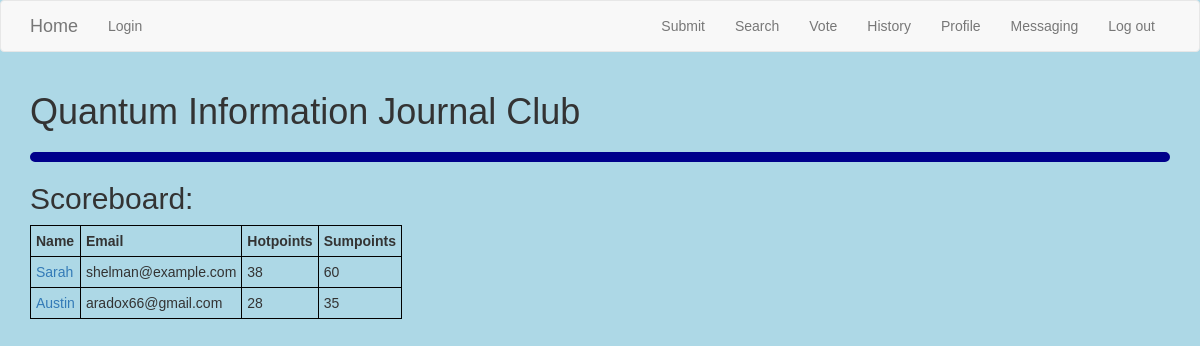
The page /index on the database as committed earlier.
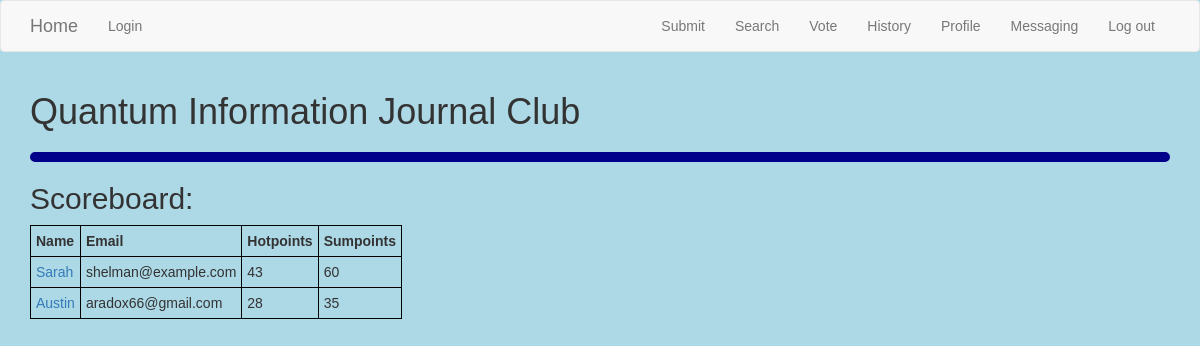
The same page on the database as committed later.
### app/models.py (models this page shows, shortened)
class User(UserMixin, db.Model):
    id = db.Column(db.Integer, primary_key=True)
    username = db.Column(db.String(64), index=True, unique=True)
    firstname = db.Column(db.String(64))
    lastname = db.Column(db.String(64))
    email = db.Column(db.String(120), index=True, unique=True)
    password_hash = db.Column(db.String(128))
    admin = db.Column(db.Boolean, default=False)
    password_hold = db.Column(db.String(128))
    retired = db.Column(db.Boolean, default=False)
    hp = db.Column(db.Integer, default=0)
    def sumpoints(self):
        sp = 0
        sp += 5 * len(self.subs)
        sp += 10 * len(self.vols)
        return sp
    def hotpoints(self):
        hp = 0
        def calc(which):
            nonlocal hp
            for p in list(Paper.query.filter(which[0] == self)
                          .filter(getattr(Paper, which[1])
                                 >= (datetime.now()
                                     - timedelta(weeks=7))).all()):
                if getattr(p, which[1]):
                    lag = datetime.now().date() - getattr(p, which[1])
                    lag = lag.days/7
                    hp += 5 * ((3/4)**(lag))
        calc([Paper.subber, 'timestamp'])
        calc([Paper.volunteer, 'voted'])
        hp = int(hp)
        return hp

class Paper(db.Model):
    id = db.Column(db.Integer, primary_key=True)
    title = db.Column(db.String(140))
    timestamp = db.Column(db.Date, index=True, default=datetime.utcnow)
    link = db.Column(db.String(140), unique=True)
    abstract = db.Column(db.String(512))
    authors = db.Column(db.String(256))
    voted = db.Column(db.Date)
    score_n = db.Column(db.Integer)
    score_d = db.Column(db.Integer)
    comment = db.Column(db.String(256))
    subber_id = db.Column(db.Integer, db.ForeignKey('user.id'))
    volunteer_id = db.Column(db.Integer, db.ForeignKey('user.id'))
    subber = db.relationship('User', backref='subs',
                             foreign_keys=[subber_id])
    volunteer = db.relationship('User', backref='vols',
                             foreign_keys=[volunteer_id])

### app/main/routes.py (the view)
@bp.route('/')
@bp.route('/index')
def index():
    for user in User.query.all():
        if user.hp != user.hotpoints():
            user.hp = user.hotpoints()
            db.session.commit()
    users = User.query.order_by(User.hp.desc()).all()
    return render_template('main/index.html', users=users)

### app/templates/main/index.html
{% extends 'base.html' %}
{% block app_content %}
<h1>Quantum Information Journal Club</h1>
<hr>
<h2>Scoreboard:</h2>
<table>
  <tr>
    <th>Name</th>
    <th>Email</th>
    <th>Hotpoints</th>
    <th>Sumpoints</th>
  </tr>
  {% for user in users %}
  <tr>
    <td><a href="{{ url_for('main.user', username=user.username) }}">{{ user.firstname }}</a></th>
    <td>{{ user.email }}</th>
    <td>{{ user.hotpoints() }}</th>
    <td>{{ user.sumpoints() }}</th>
  </tr>
  {% endfor %}
</table>
{% endblock %}

Rows that differ between the two databases and show on the page:
changed through a linked row, User "Sarah": hotpoints "38" → "43"
